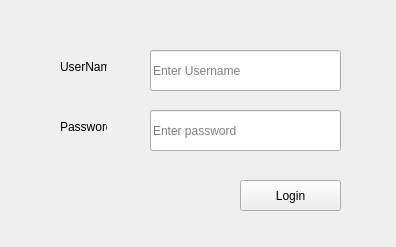
<?xml version="1.0" encoding="UTF-8"?>
<ui version="4.0">
 <class>Form</class>
 <widget class="QWidget" name="Form">
  <property name="geometry">
   <rect>
    <x>0</x>
    <y>0</y>
    <width>396</width>
    <height>247</height>
   </rect>
  </property>
  <property name="windowTitle">
   <string>Form</string>
  </property>
  <widget class="QPushButton" name="pushButton">
   <property name="geometry">
    <rect>
     <x>240</x>
     <y>180</y>
     <width>101</width>
     <height>31</height>
    </rect>
   </property>
   <property name="text">
    <string>Login</string>
   </property>
  </widget>
  <widget class="QLineEdit" name="lineEdit">
   <property name="geometry">
    <rect>
     <x>150</x>
     <y>50</y>
     <width>191</width>
     <height>41</height>
    </rect>
   </property>
   <property name="text">
    <string/>
   </property>
   <property name="placeholderText">
    <string>Enter Username</string>
   </property>
  </widget>
  <widget class="QLineEdit" name="lineEdit_2">
   <property name="geometry">
    <rect>
     <x>150</x>
     <y>110</y>
     <width>191</width>
     <height>41</height>
    </rect>
   </property>
   <property name="text">
    <string/>
   </property>
   <property name="echoMode">
    <enum>QLineEdit::Password</enum>
   </property>
   <property name="placeholderText">
    <string>Enter password</string>
   </property>
  </widget>
  <widget class="QLabel" name="label">
   <property name="geometry">
    <rect>
     <x>60</x>
     <y>60</y>
     <width>47</width>
     <height>13</height>
    </rect>
   </property>
   <property name="text">
    <string>UserName</string>
   </property>
  </widget>
  <widget class="QLabel" name="label_2">
   <property name="geometry">
    <rect>
     <x>60</x>
     <y>120</y>
     <width>47</width>
     <height>13</height>
    </rect>
   </property>
   <property name="text">
    <string>Password</string>
   </property>
  </widget>
 </widget>
 <resources/>
 <connections/>
</ui>
